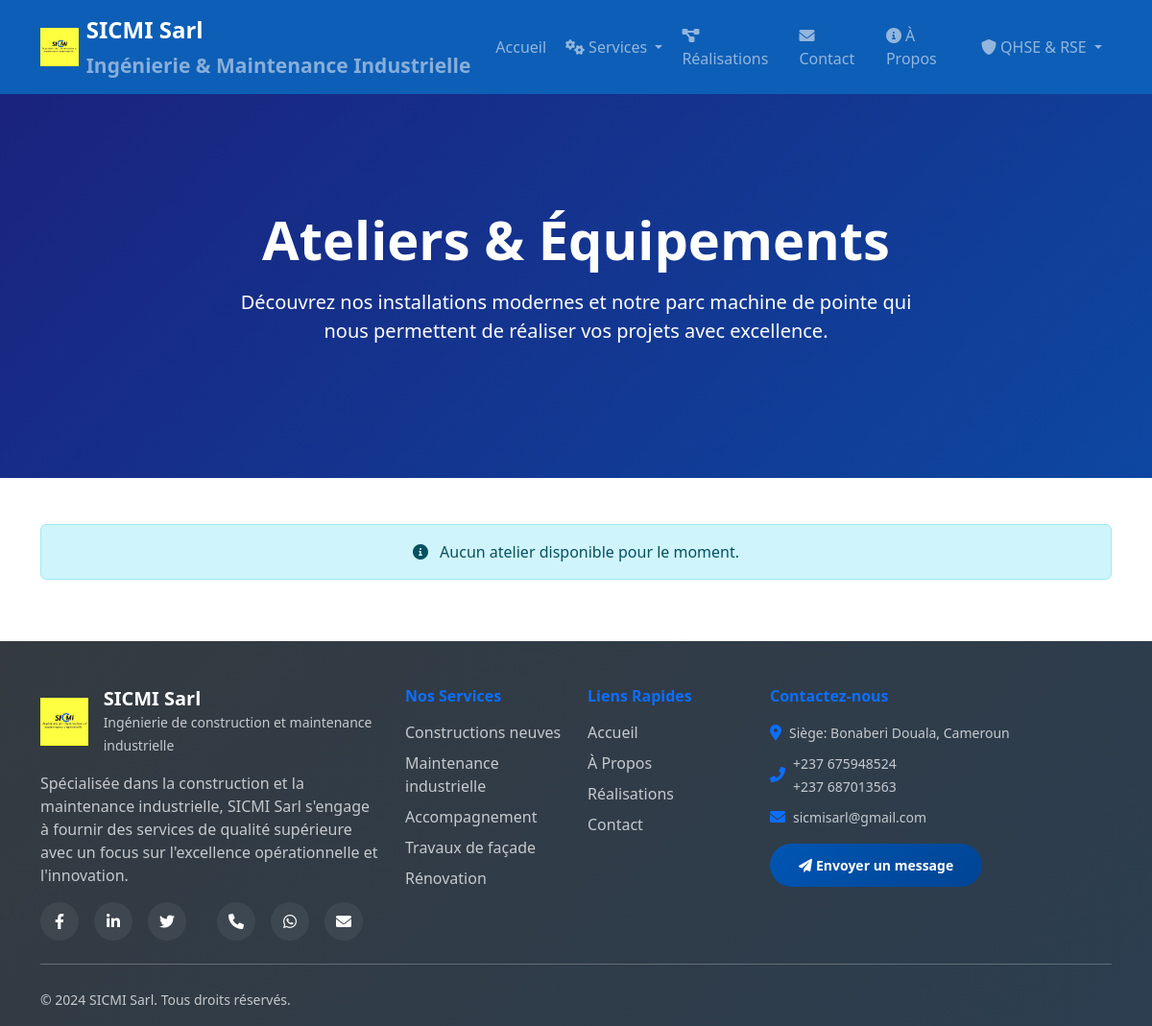
The page /ateliers/ on the database as committed earlier.
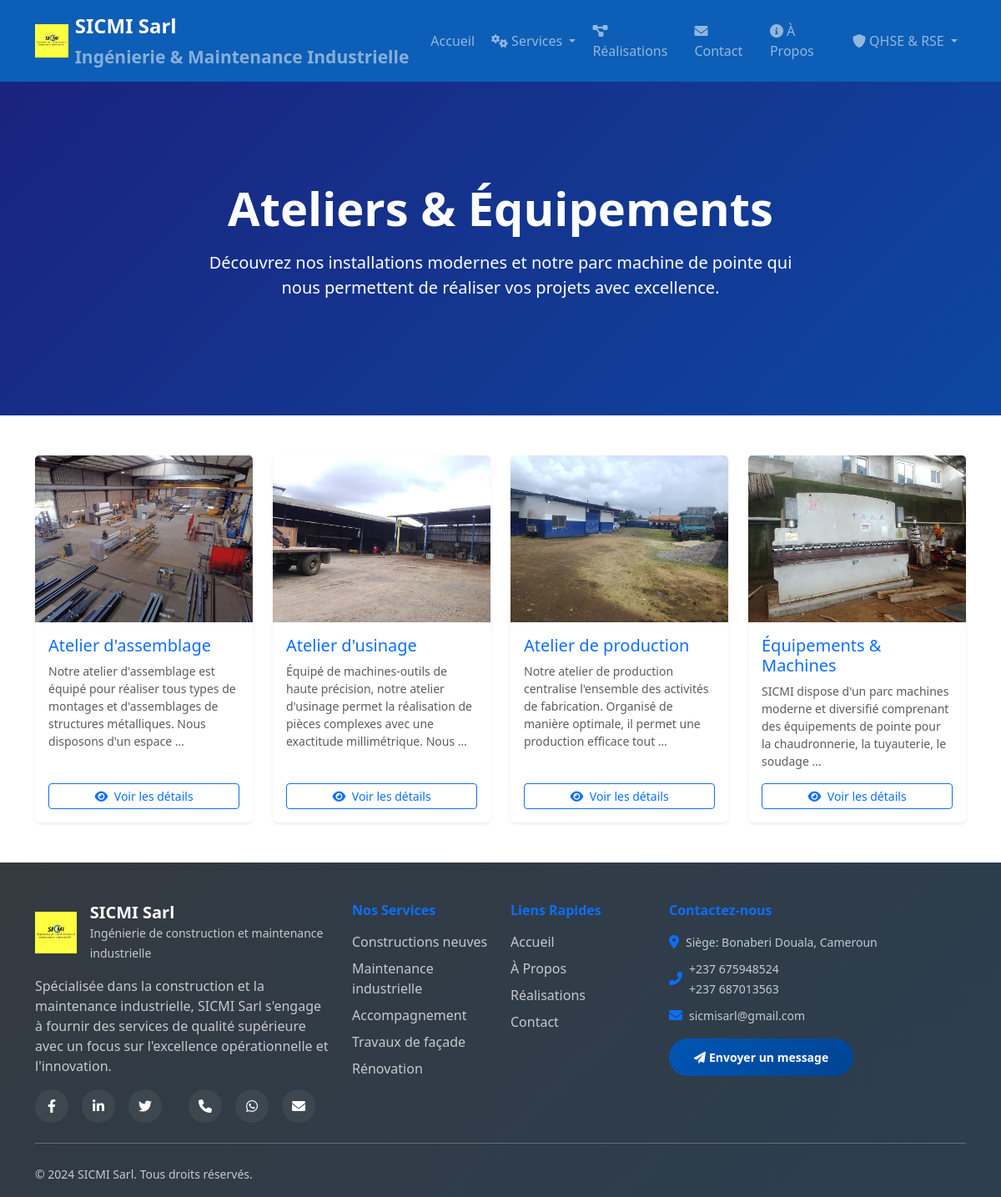
The same page on the database as committed later.
### sicmi_app/models.py (models this page shows, shortened)
class Atelier(models.Model):
    name = models.CharField(max_length=200, verbose_name="Nom de l'atelier")
    description = models.TextField(verbose_name="Description")
    order = models.IntegerField(default=0, verbose_name="Ordre d'affichage")
    created_at = models.DateTimeField(auto_now_add=True)
    class Meta:
        ordering = ['order', 'name']
        verbose_name = "Atelier"
        verbose_name_plural = "Ateliers & Équipements"

class AtelierImage(models.Model):
    atelier = models.ForeignKey(Atelier, related_name='images', on_delete=models.CASCADE, verbose_name="Atelier")
    image = models.ImageField(upload_to='ateliers/', verbose_name="Image")
    caption = models.CharField(max_length=200, blank=True, verbose_name="Légende")
    order = models.IntegerField(default=0, verbose_name="Ordre")
    class Meta:
        ordering = ['order']
        verbose_name = "Image d'atelier"
        verbose_name_plural = "Images d'ateliers"

### sicmi_app/views.py (the view)
# urls.py: path('ateliers/', views.ateliers, name='ateliers'),
def ateliers(request):
    ateliers_list = Atelier.objects.all().prefetch_related('images')
    context = {
        'ateliers': ateliers_list,
    }
    return render(request, 'ateliers.html', context)

### templates/ateliers.html (shortened to what this page needs)
{% extends 'base.html' %}
{% load static %}
{% block content %}
<section class="hero-section position-relative text-white d-flex align-items-center" style="min-height: 400px; background: linear-gradient(135deg, #1a237e 0%, #0d47a1 100%);">
    <div class="container">
        <div class="row">
            <div class="col-lg-8 mx-auto text-center">
                <h1 class="display-4 fw-bold mb-3">Ateliers & Équipements</h1>
                <p class="lead">Découvrez nos installations modernes et notre parc machine de pointe qui nous permettent de réaliser vos projets avec excellence.</p>
            </div>
        </div>
    </div>
</section>
<section class="py-5">
    <div class="container">
        <div class="row g-4">
            {% for atelier in ateliers %}
            <div class="col-md-6 col-lg-3">
                <div class="card h-100 border-0 shadow-sm atelier-card">
                    {% if atelier.images.first %}
                    <img src="{{ atelier.images.first.image.url }}" class="card-img-top" alt="{{ atelier.name }}" style="height: 200px; object-fit: cover;">
                    {% else %}
                    <div class="card-img-top bg-light d-flex align-items-center justify-content-center" style="height: 200px;">
                        <i class="fas fa-industry fa-3x text-muted"></i>
                    </div>
                    {% endif %}
                    <div class="card-body d-flex flex-column">
                        <h5 class="card-title text-primary">{{ atelier.name }}</h5>
                        <p class="card-text text-muted small flex-grow-1">{{ atelier.description|truncatewords:20 }}</p>
                        <a href="{% url 'atelier_detail' atelier.id %}" class="btn btn-outline-primary btn-sm mt-auto">
                            <i class="fas fa-eye me-1"></i> Voir les détails
                        </a>
                    </div>
                </div>
            </div>
            {% empty %}
            <div class="col-12">
                <div class="alert alert-info text-center">
                    <i class="fas fa-info-circle me-2"></i>
                    Aucun atelier disponible pour le moment.
                </div>
            </div>
            {% endfor %}
        </div>
    </div>
</section>
{% endblock %}

### templates/base.html (shortened to what this page needs)
<!DOCTYPE html>
<html lang="fr" style="scroll-behavior: smooth;">
<head>
    <link href="https://cdn.jsdelivr.net/npm/bootstrap@5.3.0/dist/css/bootstrap.min.css" rel="stylesheet">
    <link rel="stylesheet" href="https://cdnjs.cloudflare.com/ajax/libs/font-awesome/6.0.0/css/all.min.css">
    <link rel="stylesheet" href="/static/css/style.css">
</head>
<body>
    {% include 'includes/nav.html' %}
    <main>
        {% block content %}
        {% endblock %}
    </main>
    {% include 'includes/footer.html' %}
</body>
</html>

### templates/includes/header.html (shortened to what this page needs)
{% load static %}

### templates/includes/nav.html (shortened to what this page needs)
{% load static %}
{% load i18n %}
<nav class="navbar navbar-expand-lg navbar-dark bg-primary sticky-top">
    <div class="container">
        <a class="navbar-brand d-flex align-items-center" href="{% url 'home' %}">
            <img src="{% static 'images/logo.png' %}" alt="SICMI" style="height: 40px; width: auto;">
            <div class="ms-2 d-none d-md-block">
                <div class="fw-bold text-white">SICMI Sarl</div>
                <small class="text-white-50">Ingénierie & Maintenance Industrielle</small>
            </div>
        </a>
        <div class="collapse navbar-collapse" id="navbarNav">
            <ul class="navbar-nav ms-auto align-items-center">
                <li class="nav-item">
                    <a class="nav-link {% if request.path == '/' %}active{% endif %}" href="{% url 'home' %}">
                        {% trans "Accueil" %}
                    </a>
                </li>
                <li class="nav-item dropdown">
                    <a class="nav-link dropdown-toggle {% if 'services' in request.path %}active{% endif %}"
                       href="#" id="servicesDropdown" role="button" data-bs-toggle="dropdown" aria-expanded="false">
                        <i class="fas fa-cogs me-1"></i>{% trans "Services" %}
                    </a>
                </li>
                <li class="nav-item">
                    <a class="nav-link {% if request.path == '/projets/' %}active{% endif %}" href="{% url 'projects' %}">
                        <i class="fas fa-project-diagram me-1"></i>{% trans "Réalisations" %}
                    </a>
                </li>
                <li class="nav-item">
                    <a class="nav-link {% if request.path == '/contact/' %}active{% endif %}" href="{% url 'contact' %}">
                        <i class="fas fa-envelope me-1"></i>{% trans "Contact" %}
                    </a>
                </li>
                <li class="nav-item">
                    <a class="nav-link {% if request.path == '/a-propos/' %}active{% endif %}" href="{% url 'about' %}">
                        <i class="fas fa-info-circle me-1"></i>{% trans "À Propos" %}
                    </a>
                </li>
                <li class="nav-item dropdown">
                    <a class="nav-link dropdown-toggle {% if 'qhse_policy' in request.path %}active{% endif %}"
                       href="#" id="qhseDropdown" role="button" data-bs-toggle="dropdown" aria-expanded="false">
                        <i class="fas fa-shield-alt me-1"></i>QHSE & RSE
                    </a>
                </li>
            </ul>
        </div>
    </div>
</nav>

### templates/includes/footer.html (shortened to what this page needs)
{% load static %}
<footer id="site-footer" class="bg-dark text-white pt-5 pb-3">
    <div class="container">
        <div class="row g-4">
            <div class="col-lg-4 col-md-6">
                <div class="d-flex align-items-center mb-3">
                    <div class="logo me-3">
                        <img src="{% static 'images/logo.png' %}" alt="SICMI Sarl" class="logo-img" style="height: 50px; width: auto;">
                    </div>
                    <div>
                        <h5 class="fw-bold mb-0">SICMI Sarl</h5>
                        <small class="text-light opacity-75">Ingénierie de construction et maintenance industrielle</small>
                    </div>
                </div>
                <p class="text-light opacity-75">
                    Spécialisée dans la construction et la maintenance industrielle, SICMI Sarl
                    s'engage à fournir des services de qualité supérieure avec un focus sur
                    l'excellence opérationnelle et l'innovation.
                </p>
                <div class="social-links d-flex align-items-center">
                    <div class="me-3 d-flex align-items-center">
                        <a href="#site-footer" class="text-white me-3" aria-label="Facebook">
                            <i class="fab fa-facebook-f"></i>
                        </a>
                        <a href="#site-footer" class="text-white me-3" aria-label="LinkedIn">
                            <i class="fab fa-linkedin-in"></i>
                        </a>
                        <a href="#site-footer" class="text-white me-3" aria-label="Twitter">
                            <i class="fab fa-twitter"></i>
                        </a>
                    </div>
                    <div class="contact-icons d-flex align-items-center">
                        <a href="tel:+237675948524" class="text-white me-3" aria-label="Appeler">
                            <i class="fas fa-phone"></i>
                        </a>
                        <a href="https://wa.me/237675948524" target="_blank" rel="noopener" class="text-white me-3" aria-label="WhatsApp">
                            <i class="fab fa-whatsapp"></i>
                        </a>
                        <a href="mailto:jordaniekenne@gmail.com" class="text-white" aria-label="Email">
                            <i class="fas fa-envelope"></i>
                        </a>
                    </div>
                </div>
            </div>
            <div class="col-lg-2 col-md-6">
                <h6 class="fw-bold text-primary mb-3">Nos Services</h6>
                <ul class="list-unstyled">
                    <li class="mb-2">
                        <a href="{% url 'services' %}#construction" class="text-light opacity-75 text-decoration-none">
                            Constructions neuves
                        </a>
                    </li>
                    <li class="mb-2">
                        <a href="{% url 'services' %}#maintenance" class="text-light opacity-75 text-decoration-none">
                            Maintenance industrielle
                        </a>
                    </li>
                    <li class="mb-2">
                        <a href="{% url 'services' %}#accompagnement" class="text-light opacity-75 text-decoration-none">
                            Accompagnement
                        </a>
                    </li>
                    <li class="mb-2">
                        <a href="{% url 'services' %}#facade" class="text-light opacity-75 text-decoration-none">
                            Travaux de façade
                        </a>
                    </li>
                    <li class="mb-2">
                        <a href="{% url 'services' %}#renovation" class="text-light opacity-75 text-decoration-none">
                            Rénovation
                        </a>
                    </li>
                </ul>
            </div>
            <div class="col-lg-2 col-md-6">
                <h6 class="fw-bold text-primary mb-3">Liens Rapides</h6>
                <ul class="list-unstyled">
                    <li class="mb-2">
                        <a href="{% url 'home' %}" class="text-light opacity-75 text-decoration-none">
                            Accueil
                        </a>
                    </li>
                    <li class="mb-2">
                        <a href="{% url 'about' %}" class="text-light opacity-75 text-decoration-none">
                            À Propos
                        </a>
                    </li>
                    <li class="mb-2">
                        <a href="{% url 'projects' %}" class="text-light opacity-75 text-decoration-none">
                            Réalisations
                        </a>
                    </li>
                    <li class="mb-2">
                        <a href="{% url 'contact' %}" class="text-light opacity-75 text-decoration-none">
                            Contact
                        </a>
                    </li>
                </ul>
            </div>
            <div class="col-lg-4 col-md-6">
                <h6 class="fw-bold text-primary mb-3">Contactez-nous</h6>
                <div class="mb-3">
                    <div class="d-flex align-items-start mb-2">
                        <i class="fas fa-map-marker-alt text-primary mt-1 me-2"></i>
                        <div>
                            <small class="text-light opacity-75">
                                Siège: Bonaberi Douala, Cameroun
                            </small>
                        </div>
                    </div>
                    <div class="d-flex align-items-center mb-2">
                        <i class="fas fa-phone-alt text-primary me-2"></i>
                        <div>
                            <small class="text-light opacity-75">
                                +237 675948524<br>+237 687013563
                            </small>
                        </div>
                    </div>
                    <div class="d-flex align-items-center mb-2">
                        <i class="fas fa-envelope text-primary me-2"></i>
                        <div>
                            <small class="text-light opacity-75">
                                sicmisarl@gmail.com
                            </small>
                        </div>
                    </div>
                </div>
                <a href="{% url 'contact' %}" class="btn btn-primary btn-sm">
                    <i class="fas fa-paper-plane me-1"></i>Envoyer un message
                </a>
            </div>
        </div>
        <hr class="my-4 bg-light opacity-25">
        <div class="row align-items-center">
            <div class="col-md-6">
                <small class="text-light opacity-75">
                    &copy; 2024 SICMI Sarl. Tous droits réservés.
                </small>
            </div>
        </div>
    </div>
</footer>

Rows that differ between the two databases and show on the page:
added Atelier: images.first.image (picture), name "Atelier d'assemblage", description "Notre atelier d'assemblage est équipé pour réaliser tous types de montages et d'assemblages de structures métalliques. Nous disposons d'un espace …"
added Atelier: images.first.image (picture), name "Atelier d'usinage", description "Équipé de machines-outils de haute précision, notre atelier d'usinage permet la réalisation de pièces complexes avec une exactitude millimétrique. Nous …"
added Atelier: images.first.image (picture), name "Atelier de production", description "Notre atelier de production centralise l'ensemble des activités de fabrication. Organisé de manière optimale, il permet une production efficace tout …"
added Atelier: images.first.image (picture), name "Équipements & Machines", description "SICMI dispose d'un parc machines moderne et diversifié comprenant des équipements de pointe pour la chaudronnerie, la tuyauterie, le soudage …"
Other text that changed with them:
text no longer shown: "Aucun atelier disponible pour le moment."
